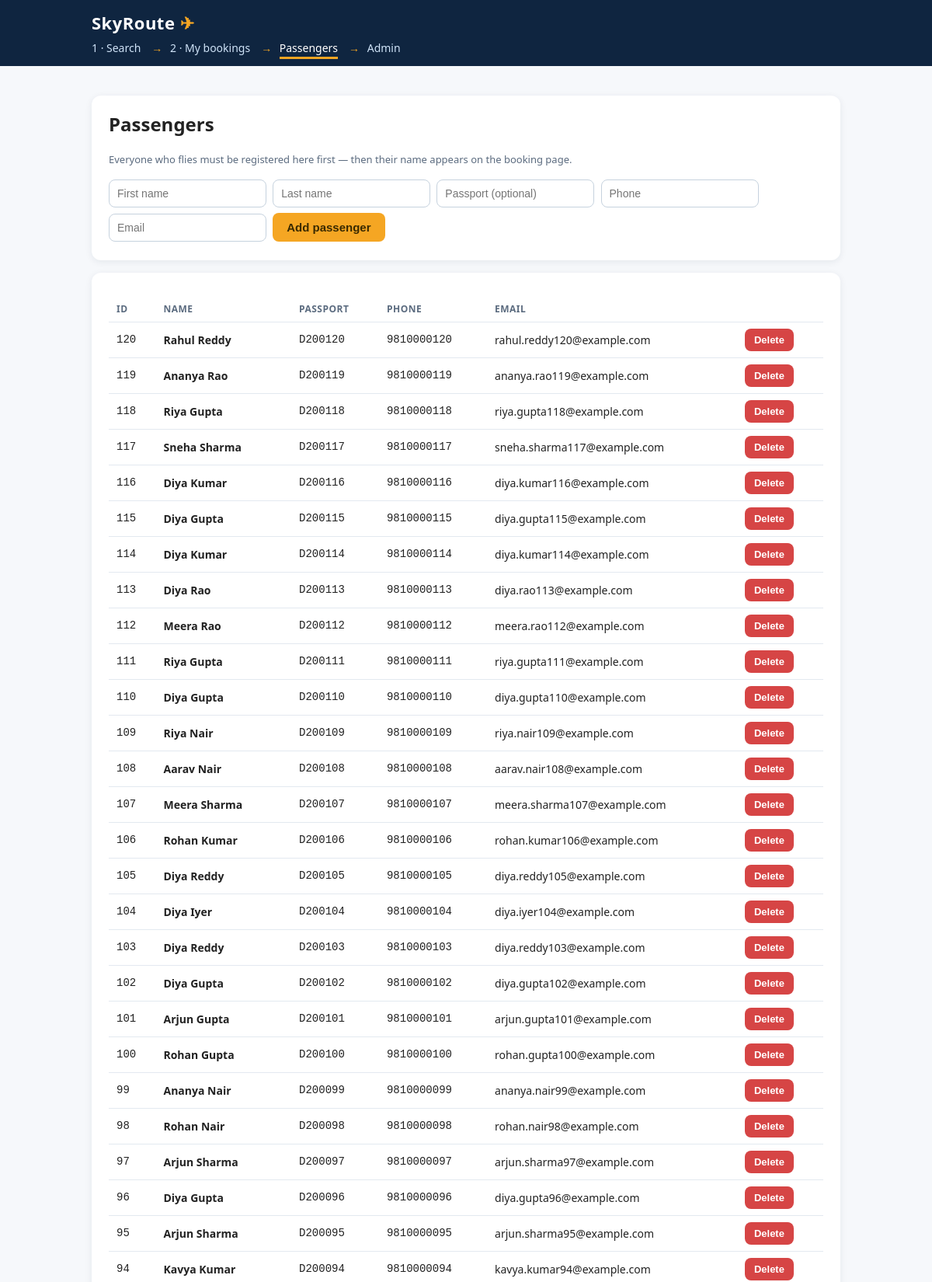
/passengers (upper part), run on the app's committed database.
### tables this page shows
CREATE TABLE Passengers (
  passenger_id    INTEGER PRIMARY KEY AUTOINCREMENT,
  first_name      TEXT NOT NULL,
  last_name       TEXT NOT NULL,
  passport_number TEXT,
  nationality     TEXT NOT NULL DEFAULT 'India',
  phone           TEXT NOT NULL,
  email           TEXT NOT NULL,
  UNIQUE (passport_number),
  UNIQUE (email)
);

### app.py (the view, shortened to what this page needs)
@app.route("/passengers", methods=["GET", "POST"])
def passengers():
    db = get_db()
    rows = db.execute("SELECT * FROM Passengers ORDER BY passenger_id DESC LIMIT 100").fetchall()
    return render_template("passengers.html", rows=rows)

### app.py (called while the page is built)
def get_db():
    if "db" not in g:
        g.db = sqlite3.connect(DB)
        g.db.row_factory = sqlite3.Row
        g.db.execute("PRAGMA foreign_keys = ON")
    return g.db

### templates/passengers.html
{% extends "base.html" %}{% set page='pax' %}{% block body %}
<div class="card">
<h2 style="margin-top:0">Passengers</h2>
<p class="mut">Everyone who flies must be registered here first — then their name appears on the booking page.</p>
<form method="post">
<input name="first_name" placeholder="First name" required>
<input name="last_name" placeholder="Last name" required>
<input name="passport_number" placeholder="Passport (optional)">
<input name="phone" placeholder="Phone" required>
<input name="email" placeholder="Email" required>
<button>Add passenger</button></form></div>
<div class="card">
<table><tr><th>ID</th><th>Name</th><th>Passport</th><th>Phone</th><th>Email</th><th></th></tr>
{% for p in rows %}<tr>
<td class="mono">{{ p.passenger_id }}</td><td><b>{{ p.first_name }} {{ p.last_name }}</b></td>
<td class="mono">{{ p.passport_number or "—" }}</td><td class="mono">{{ p.phone }}</td><td>{{ p.email }}</td>
<td><form class="inline" action="/passengers/{{ p.passenger_id }}/delete" method="post"
onsubmit="return confirm('Delete this passenger and all their bookings?')">
<button class="danger">Delete</button></form></td></tr>{% endfor %}</table></div>{% endblock %}

### templates/base.html (style rules this page uses)
:root { --ink:#0f2540;--sky:#1b7fd4;--amber:#f5a623;--paper:#f6f8fb; --ok:#1e9e6a;--bad:#d64545;--mut:#5b6b7f }
* { box-sizing:border-box }
body { font-family:"Segoe UI",Arial,sans-serif;margin:0;background:var(--paper);color:#222 }
.card { background:#fff;border-radius:12px;padding:20px 22px;margin:16px 0; box-shadow:0 2px 10px rgba(15,37,64,.08) }
.mono { font-family:Consolas,Menlo,monospace }
table { border-collapse:collapse;width:100%;margin:10px 0 }
th,td { padding:8px 10px;text-align:left;font-size:14px;border-bottom:1px solid #e3e9f0 }
th { color:var(--mut);font-size:12px;text-transform:uppercase;letter-spacing:.5px }
input,select { padding:9px 10px;margin:4px 4px 4px 0;border:1px solid #c6d2de;border-radius:8px;font-size:14px }
button,.btn { background:var(--amber);border:none;border-radius:8px;padding:10px 18px; font-size:15px;font-weight:700;color:#3a2a00;cursor:pointer;text-decoration:none;display:inline-block }
button.danger { background:var(--bad);color:#fff;padding:7px 12px;font-size:13px }
form.inline { display:inline }
.mut { color:var(--mut);font-size:13px }

### data on the page
Passengers: passenger_id "120", first_name "Rahul", last_name "Reddy", passport_number "D200120", phone "9810000120", email "rahul.reddy120@example.com"
Passengers: passenger_id "119", first_name "Ananya", last_name "Rao", passport_number "D200119", phone "9810000119", email "ananya.rao119@example.com"
Passengers: passenger_id "118", first_name "Riya", last_name "Gupta", passport_number "D200118", phone "9810000118", email "riya.gupta118@example.com"
Passengers: passenger_id "117", first_name "Sneha", last_name "Sharma", passport_number "D200117", phone "9810000117", email "sneha.sharma117@example.com"
Passengers: passenger_id "116", first_name "Diya", last_name "Kumar", passport_number "D200116", phone "9810000116", email "diya.kumar116@example.com"
Passengers: passenger_id "115", first_name "Diya", last_name "Gupta", passport_number "D200115", phone "9810000115", email "diya.gupta115@example.com"
Passengers: passenger_id "114", first_name "Diya", last_name "Kumar", passport_number "D200114", phone "9810000114", email "diya.kumar114@example.com"
Passengers: passenger_id "113", first_name "Diya", last_name "Rao", passport_number "D200113", phone "9810000113", email "diya.rao113@example.com"
Passengers: passenger_id "112", first_name "Meera", last_name "Rao", passport_number "D200112", phone "9810000112", email "meera.rao112@example.com"
Passengers: passenger_id "111", first_name "Riya", last_name "Gupta", passport_number "D200111", phone "9810000111", email "riya.gupta111@example.com"
Passengers: passenger_id "110", first_name "Diya", last_name "Gupta", passport_number "D200110", phone "9810000110", email "diya.gupta110@example.com"
Passengers: passenger_id "109", first_name "Riya", last_name "Nair", passport_number "D200109", phone "9810000109", email "riya.nair109@example.com"
Passengers: passenger_id "108", first_name "Aarav", last_name "Nair", passport_number "D200108", phone "9810000108", email "aarav.nair108@example.com"
Passengers: passenger_id "107", first_name "Meera", last_name "Sharma", passport_number "D200107", phone "9810000107", email "meera.sharma107@example.com"
Passengers: passenger_id "106", first_name "Rohan", last_name "Kumar", passport_number "D200106", phone "9810000106", email "rohan.kumar106@example.com"
Passengers: passenger_id "105", first_name "Diya", last_name "Reddy", passport_number "D200105", phone "9810000105", email "diya.reddy105@example.com"
Passengers: passenger_id "104", first_name "Diya", last_name "Iyer", passport_number "D200104", phone "9810000104", email "diya.iyer104@example.com"
Passengers: passenger_id "103", first_name "Diya", last_name "Reddy", passport_number "D200103", phone "9810000103", email "diya.reddy103@example.com"
Passengers: passenger_id "102", first_name "Diya", last_name "Gupta", passport_number "D200102", phone "9810000102", email "diya.gupta102@example.com"
Passengers: passenger_id "101", first_name "Arjun", last_name "Gupta", passport_number "D200101", phone "9810000101", email "arjun.gupta101@example.com"
Passengers: passenger_id "100", first_name "Rohan", last_name "Gupta", passport_number "D200100", phone "9810000100", email "rohan.gupta100@example.com"
Passengers: passenger_id "99", first_name "Ananya", last_name "Nair", passport_number "D200099", phone "9810000099", email "ananya.nair99@example.com"
Passengers: passenger_id "98", first_name "Rohan", last_name "Nair", passport_number "D200098", phone "9810000098", email "rohan.nair98@example.com"
Passengers: passenger_id "97", first_name "Arjun", last_name "Sharma", passport_number "D200097", phone "9810000097", email "arjun.sharma97@example.com"
Passengers: passenger_id "96", first_name "Diya", last_name "Gupta", passport_number "D200096", phone "9810000096", email "diya.gupta96@example.com"
Passengers: passenger_id "95", first_name "Arjun", last_name "Sharma", passport_number "D200095", phone "9810000095", email "arjun.sharma95@example.com"
Passengers: passenger_id "94", first_name "Kavya", last_name "Kumar", passport_number "D200094", phone "9810000094", email "kavya.kumar94@example.com"
